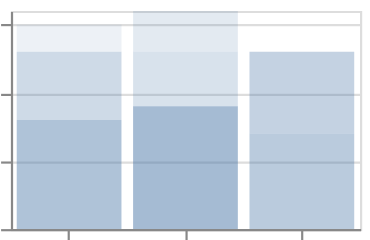

Here is the Vega-Lite specification saved for this chart:
### Vega-Lite specification from a JSON file in a GitHub repository (floating-point values rounded to 4 significant figures)
{"$schema": "https://vega.github.io/schema/vega-lite/v6.json", "padding": 5, "autosize": "none", "data": {"name": "table", "values": [{"c": "A", "g": "p", "x": 1, "y": 2, "v": 5, "t": "2024-01-15", "o": {"v": 3}, "IMDB Rating": 6.1, "d": "x1"}, {"c": "B", "g": "q", "x": 2, "y": 4, "v": 9, "t": "2024-02-20", "o": {"v": 7}, "IMDB Rating": 7.4, "d": "x2"}, {"c": "A", "g": "q", "x": 3, "y": 3, "v": 2, "t": "2024-03-05", "o": {"v": 1}, "IMDB Rating": 5.2, "d": "x1"}, {"c": "C", "g": "p", "x": 4, "y": 6, "v": 7, "t": "2024-05-30", "o": {"v": 4}, "IMDB Rating": 8.8, "d": "x3"}, {"c": "B", "g": "p", "x": 5, "y": 5, "v": 4, "t": "2024-07-11", "o": {"v": 9}, "IMDB Rating": 6.9, "d": "x2"}, {"c": "C", "g": "q", "x": 6, "y": 8, "v": 6, "t": "2024-09-02", "o": {"v": 2}, "IMDB Rating": 7.7, "d": "x3"}, {"c": "A", "g": "p", "x": 7, "y": 7, "v": 8, "t": "2024-11-25", "o": {"v": 5}, "IMDB Rating": 4.4, "d": "x1"}, {"c": "B", "g": "q", "x": 8, "y": 9, "v": 3, "t": "2024-12-31", "o": {"v": 8}, "IMDB Rating": 9.1, "d": "x2"}]}, "width": 160, "height": 100, "mark": "bar", "encoding": {"x": {"field": "c", "type": "nominal"}, "y": {"field": "v", "type": "quantitative"}, "opacity": {"field": "v", "type": "quantitative"}}, "config": {"scale": {"minOpacity": 0.1, "maxOpacity": 0.5}}}
